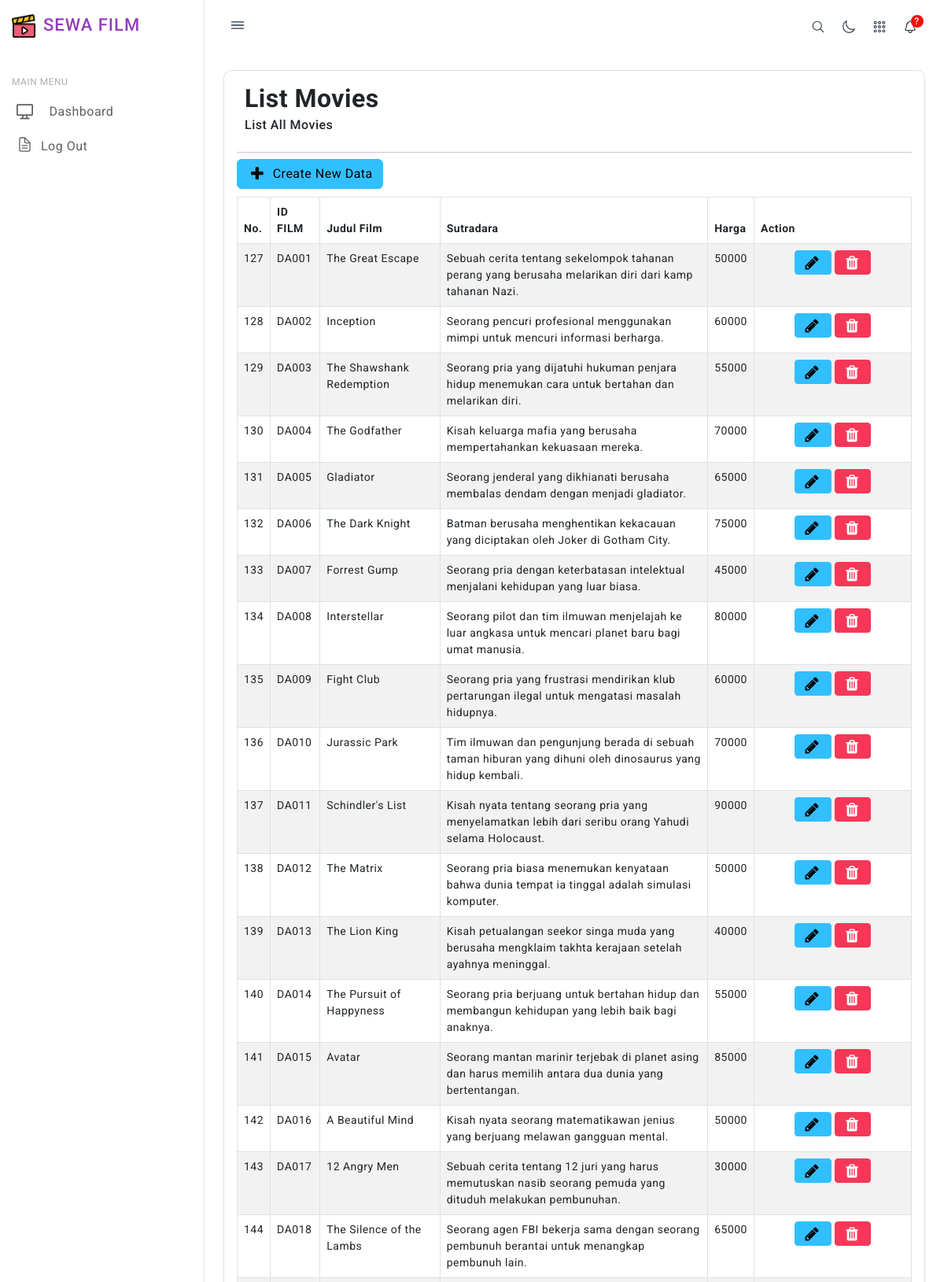
The page /film/index.php (upper part) on the database its author committed.
### tables this page shows
CREATE TABLE `film` (
  `id` int(11) UNSIGNED NOT NULL,
  `kode_film` varchar(50) NOT NULL,
  `judul_film` varchar(255) NOT NULL,
  `sutradara` varchar(255) NOT NULL,
  `harga` varchar(50) NOT NULL DEFAULT '0',
  `nomor_anggota` int(11) DEFAULT NULL,
  `id_anggota` int(11) DEFAULT NULL
);

### db/database.php (called while the page is built, shortened)
<?php
class Database {
    private $pdo;
    public function __construct() {
        $dotenv = Dotenv\Dotenv::createImmutable(__DIR__ . "/..");
        $host = $_ENV["DB_HOST"];
        $dbname = $_ENV["DB_DATABASE"];
        $username = $_ENV["DB_USERNAME"];
        $password = $_ENV["DB_PASSWORD"];
        $charset = $_ENV["DB_CHARSET"];
    }
    private function connect($host, $dbname, $username, $password, $charset) {
        try {
            $this->pdo = new PDO("mysql:host={$host};dbname={$dbname};charset={$charset}", $username, $password);
            $this->pdo->setAttribute(PDO::ATTR_ERRMODE, PDO::ERRMODE_EXCEPTION);
        } catch (PDOException $e) {
            die("Database connection failed: " . $e->getMessage());
        }
    }
    public function query($sql, $params = []) {
        $stmt = $this->pdo->prepare($sql);
        if ($stmt) {
            $stmt->execute($params);
            return $stmt;
        } else {
            die("Error in query: " . print_r($this->pdo->errorInfo(), true));
        }
    }
}

### controllers/Film.php (called while the page is built, shortened)
<?php
include_once('../models/FilmModel.php');
class FilmController
{
    private $model;
    public function __construct()
    {
        $this->model = new FilmModel();
    }
    public function getFilmList()
    {
        return $this->model->getFilmList();
    }
}

### models/FilmModel.php (called while the page is built, shortened)
<?php
include_once('../db/database.php');
class FilmModel
{
    private $db;
    public function __construct()
    {
        $this->db = new Database();
    }
    public function getFilmList()
    {
        $sql = 'SELECT * FROM film limit 100';
        return $this->db->query($sql)->fetchAll(PDO::FETCH_ASSOC);
    }
}

### film/index.php (the view, shortened to what this page needs)
<?php
include("../controllers/Film.php");
include("../lib/functions.php");
$obj = new FilmController();
$rows = $obj->getfilmList();
?>
<div class="header icon-and-heading">
<h2><strong>List Movies</strong> <small>List All Movies</small> </h2>
</div>
<hr style="margin-bottom:-2px;"/>
<a style="margin:10px 0px;" class="btn btn-large btn-info" href="add.php"><i class="fa fa-plus"></i> Create New Data</a>
<table class="table table-bordered table-striped">
    <thead>
        <tr>
            <th>No.</th>
<th>ID FILM</th>
<th>Judul Film</th>
<th>Sutradara</th>
<th>Harga</th>
            <th width="140">Action</th>
        </tr>
    </thead>
    <tbody>
        <?php foreach($rows as $row){ ?>
        <tr>
            <td><?php echo $row["id"]; ?></td>
<td><?php echo $row["kode_film"]; ?></td>
<td><?php echo $row["judul_film"]; ?></td>
<td><?php echo $row["sutradara"]; ?></td>
<td><?php echo $row["harga"]; ?></td>
            <td class="text-center" width="200">
                <a class="btn btn-info btn-sm" href="edit.php?id=<?php echo $row['id']; ?>">
                    <i class="fa fa-pencil"></i>
                </a>
                <a class="btn btn-danger btn-sm" href="delete.php?id=<?php echo $row['id']; ?>">
                    <i class="fa fa-trash"></i>
                </a>
            </td>
        </tr>
        <?php } ?>
    </tbody>
</table>

### themes/fobia/assets/css/style.css (style rules this page uses)
body { color: #4c5258; font-size: 14px; letter-spacing: .5px; background-color: #ffffff; overflow-x: hidden; font-family: Roboto, sans-serif; }
a { color: #923eb9; text-decoration: none; }
::placeholder { opacity: 0.5 !important; }
.btn i, .btn ion-icon { vertical-align: middle; font-size: 1rem; margin-top: -1em; margin-bottom: -1em; margin-right: 7px; }
.btn i, .btn.btn-lg ion-icon { font-size: 1.25rem; }

### themes/fobia/header.php (style rules this page uses)
h2 strong { display: block; }
h2 small { display: block; font-size: 0.5em; margin-top: 5px; }
.icon-and-heading { display: inline-flex; align-items: center; }
i { font-size: 24px; margin-right: 10px; }

### rows shown on the page
film: id "127", kode_film "DA001", judul_film "The Great Escape", sutradara "Sebuah cerita tentang sekelompok tahanan perang yang berusaha melarikan diri dari kamp tahanan Nazi.", harga "50000"
film: id "128", kode_film "DA002", judul_film "Inception", sutradara "Seorang pencuri profesional menggunakan mimpi untuk mencuri informasi berharga.", harga "60000"
film: id "129", kode_film "DA003", judul_film "The Shawshank Redemption", sutradara "Seorang pria yang dijatuhi hukuman penjara hidup menemukan cara untuk bertahan dan melarikan diri.", harga "55000"
film: id "130", kode_film "DA004", judul_film "The Godfather", sutradara "Kisah keluarga mafia yang berusaha mempertahankan kekuasaan mereka.", harga "70000"
film: id "131", kode_film "DA005", judul_film "Gladiator", sutradara "Seorang jenderal yang dikhianati berusaha membalas dendam dengan menjadi gladiator.", harga "65000"
film: id "132", kode_film "DA006", judul_film "The Dark Knight", sutradara "Batman berusaha menghentikan kekacauan yang diciptakan oleh Joker di Gotham City.", harga "75000"
film: id "133", kode_film "DA007", judul_film "Forrest Gump", sutradara "Seorang pria dengan keterbatasan intelektual menjalani kehidupan yang luar biasa.", harga "45000"
film: id "134", kode_film "DA008", judul_film "Interstellar", sutradara "Seorang pilot dan tim ilmuwan menjelajah ke luar angkasa untuk mencari planet baru bagi umat manusia.", harga "80000"
film: id "135", kode_film "DA009", judul_film "Fight Club", sutradara "Seorang pria yang frustrasi mendirikan klub pertarungan ilegal untuk mengatasi masalah hidupnya.", harga "60000"
film: id "136", kode_film "DA010", judul_film "Jurassic Park", sutradara "Tim ilmuwan dan pengunjung berada di sebuah taman hiburan yang dihuni oleh dinosaurus yang hidup kembali.", harga "70000"
film: id "137", kode_film "DA011", judul_film "Schindler's List", sutradara "Kisah nyata tentang seorang pria yang menyelamatkan lebih dari seribu orang Yahudi selama Holocaust.", harga "90000"
film: id "138", kode_film "DA012", judul_film "The Matrix", sutradara "Seorang pria biasa menemukan kenyataan bahwa dunia tempat ia tinggal adalah simulasi komputer.", harga "50000"
film: id "139", kode_film "DA013", judul_film "The Lion King", sutradara "Kisah petualangan seekor singa muda yang berusaha mengklaim takhta kerajaan setelah ayahnya meninggal.", harga "40000"
film: id "140", kode_film "DA014", judul_film "The Pursuit of Happyness", sutradara "Seorang pria berjuang untuk bertahan hidup dan membangun kehidupan yang lebih baik bagi anaknya.", harga "55000"
film: id "141", kode_film "DA015", judul_film "Avatar", sutradara "Seorang mantan marinir terjebak di planet asing dan harus memilih antara dua dunia yang bertentangan.", harga "85000"
film: id "142", kode_film "DA016", judul_film "A Beautiful Mind", sutradara "Kisah nyata seorang matematikawan jenius yang berjuang melawan gangguan mental.", harga "50000"
film: id "143", kode_film "DA017", judul_film "12 Angry Men", sutradara "Sebuah cerita tentang 12 juri yang harus memutuskan nasib seorang pemuda yang dituduh melakukan pembunuhan.", harga "30000"
film: id "144", kode_film "DA018", judul_film "The Silence of the Lambs", sutradara "Seorang agen FBI bekerja sama dengan seorang pembunuh berantai untuk menangkap pembunuh lain.", harga "65000"
